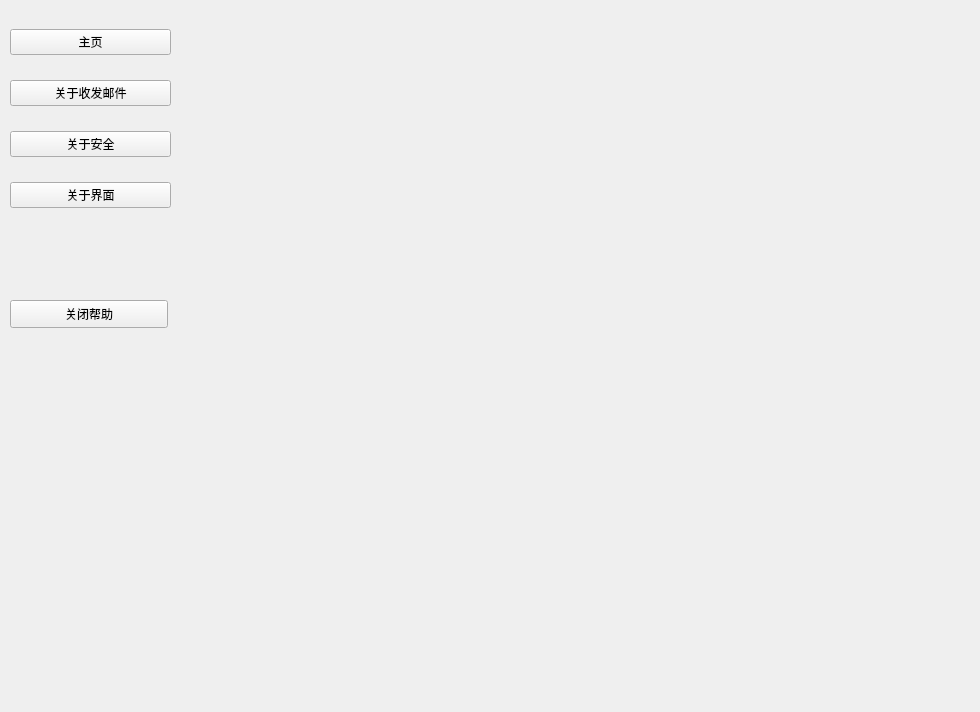
<?xml version="1.0" encoding="UTF-8"?>
<ui version="4.0">
 <class>Help</class>
 <widget class="QWidget" name="Help">
  <property name="geometry">
   <rect>
    <x>0</x>
    <y>0</y>
    <width>980</width>
    <height>712</height>
   </rect>
  </property>
  <property name="windowTitle">
   <string>Form</string>
  </property>
  <widget class="QStackedWidget" name="stackedWidget">
   <property name="geometry">
    <rect>
     <x>230</x>
     <y>20</y>
     <width>701</width>
     <height>611</height>
    </rect>
   </property>
   <property name="currentIndex">
    <number>1</number>
   </property>
   <widget class="QWidget" name="page"/>
   <widget class="QWidget" name="page_2"/>
  </widget>
  <widget class="QPushButton" name="pushButton">
   <property name="geometry">
    <rect>
     <x>10</x>
     <y>300</y>
     <width>158</width>
     <height>28</height>
    </rect>
   </property>
   <property name="text">
    <string>关闭帮助</string>
   </property>
  </widget>
  <widget class="QWidget" name="verticalLayoutWidget">
   <property name="geometry">
    <rect>
     <x>10</x>
     <y>10</y>
     <width>161</width>
     <height>221</height>
    </rect>
   </property>
   <layout class="QVBoxLayout" name="verticalLayout" stretch="2,2,2,2">
    <item>
     <widget class="QPushButton" name="main_btn">
      <property name="text">
       <string>主页</string>
      </property>
     </widget>
    </item>
    <item>
     <widget class="QPushButton" name="mail_btn">
      <property name="text">
       <string>关于收发邮件</string>
      </property>
     </widget>
    </item>
    <item>
     <widget class="QPushButton" name="safe_btn">
      <property name="text">
       <string>关于安全</string>
      </property>
     </widget>
    </item>
    <item>
     <widget class="QPushButton" name="design_btn">
      <property name="text">
       <string>关于界面</string>
      </property>
     </widget>
    </item>
   </layout>
  </widget>
 </widget>
 <resources/>
 <connections>
  <connection>
   <sender>pushButton</sender>
   <signal>clicked()</signal>
   <receiver>Help</receiver>
   <slot>close()</slot>
   <hints>
    <hint type="sourcelabel">
     <x>109</x>
     <y>229</y>
    </hint>
    <hint type="destinationlabel">
     <x>489</x>
     <y>355</y>
    </hint>
   </hints>
  </connection>
 </connections>
</ui>
